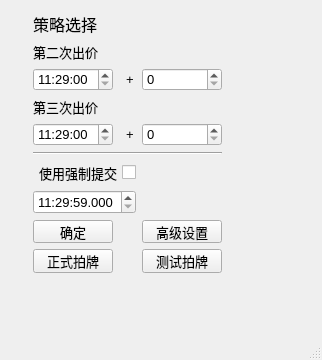
<?xml version="1.0" encoding="UTF-8"?>
<ui version="4.0">
 <class>MainWindow</class>
 <widget class="QMainWindow" name="MainWindow">
  <property name="geometry">
   <rect>
    <x>0</x>
    <y>0</y>
    <width>322</width>
    <height>360</height>
   </rect>
  </property>
  <property name="sizePolicy">
   <sizepolicy hsizetype="Preferred" vsizetype="Preferred">
    <horstretch>100</horstretch>
    <verstretch>100</verstretch>
   </sizepolicy>
  </property>
  <property name="font">
   <font>
    <pointsize>10</pointsize>
   </font>
  </property>
  <property name="windowTitle">
   <string>熊猫拍牌</string>
  </property>
  <widget class="QWidget" name="widget">
   <widget class="QWidget" name="layoutWidget">
    <property name="geometry">
     <rect>
      <x>33</x>
      <y>12</y>
      <width>269</width>
      <height>262</height>
     </rect>
    </property>
    <layout class="QGridLayout" name="gridLayout">
     <item row="3" column="0" colspan="2">
      <widget class="QLabel" name="label_5">
       <property name="font">
        <font>
         <pointsize>10</pointsize>
        </font>
       </property>
       <property name="text">
        <string>第三次出价</string>
       </property>
      </widget>
     </item>
     <item row="4" column="2">
      <widget class="QSpinBox" name="thirdBidPrice">
       <property name="sizePolicy">
        <sizepolicy hsizetype="Minimum" vsizetype="Fixed">
         <horstretch>0</horstretch>
         <verstretch>0</verstretch>
        </sizepolicy>
       </property>
       <property name="minimum">
        <number>0</number>
       </property>
       <property name="maximum">
        <number>2000</number>
       </property>
       <property name="singleStep">
        <number>100</number>
       </property>
      </widget>
     </item>
     <item row="11" column="0">
      <spacer name="verticalSpacer">
       <property name="orientation">
        <enum>Qt::Vertical</enum>
       </property>
       <property name="sizeHint" stdset="0">
        <size>
         <width>28</width>
         <height>40</height>
        </size>
       </property>
      </spacer>
     </item>
     <item row="9" column="0">
      <widget class="QPushButton" name="confirmButton">
       <property name="text">
        <string>确定</string>
       </property>
      </widget>
     </item>
     <item row="9" column="2">
      <widget class="QPushButton" name="advancedButton">
       <property name="text">
        <string>高级设置</string>
       </property>
      </widget>
     </item>
     <item row="2" column="0">
      <widget class="QTimeEdit" name="secondBidTime">
       <property name="maximumTime">
        <time>
         <hour>11</hour>
         <minute>29</minute>
         <second>59</second>
        </time>
       </property>
       <property name="minimumTime">
        <time>
         <hour>11</hour>
         <minute>29</minute>
         <second>0</second>
        </time>
       </property>
       <property name="currentSection">
        <enum>QDateTimeEdit::SecondSection</enum>
       </property>
       <property name="displayFormat">
        <string>HH:mm:ss</string>
       </property>
       <property name="currentSectionIndex">
        <number>2</number>
       </property>
      </widget>
     </item>
     <item row="2" column="2">
      <widget class="QSpinBox" name="secondBidPrice">
       <property name="sizePolicy">
        <sizepolicy hsizetype="Minimum" vsizetype="Fixed">
         <horstretch>0</horstretch>
         <verstretch>0</verstretch>
        </sizepolicy>
       </property>
       <property name="minimum">
        <number>0</number>
       </property>
       <property name="maximum">
        <number>2000</number>
       </property>
       <property name="singleStep">
        <number>100</number>
       </property>
      </widget>
     </item>
     <item row="0" column="0" colspan="2">
      <widget class="QLabel" name="label">
       <property name="font">
        <font>
         <family>Arial</family>
         <pointsize>12</pointsize>
        </font>
       </property>
       <property name="text">
        <string>策略选择</string>
       </property>
      </widget>
     </item>
     <item row="0" column="3" rowspan="2">
      <spacer name="horizontalSpacer">
       <property name="orientation">
        <enum>Qt::Horizontal</enum>
       </property>
       <property name="sizeHint" stdset="0">
        <size>
         <width>40</width>
         <height>38</height>
        </size>
       </property>
      </spacer>
     </item>
     <item row="4" column="0">
      <widget class="QTimeEdit" name="thirdBidTime">
       <property name="font">
        <font>
         <pointsize>10</pointsize>
        </font>
       </property>
       <property name="maximumTime">
        <time>
         <hour>11</hour>
         <minute>29</minute>
         <second>59</second>
        </time>
       </property>
       <property name="minimumTime">
        <time>
         <hour>11</hour>
         <minute>29</minute>
         <second>0</second>
        </time>
       </property>
       <property name="currentSection">
        <enum>QDateTimeEdit::SecondSection</enum>
       </property>
       <property name="displayFormat">
        <string>HH:mm:ss</string>
       </property>
       <property name="currentSectionIndex">
        <number>2</number>
       </property>
      </widget>
     </item>
     <item row="7" column="0" colspan="2">
      <widget class="QTimeEdit" name="forceBidTime">
       <property name="font">
        <font>
         <pointsize>10</pointsize>
        </font>
       </property>
       <property name="dateTime">
        <datetime>
         <hour>11</hour>
         <minute>29</minute>
         <second>59</second>
         <year>2000</year>
         <month>1</month>
         <day>1</day>
        </datetime>
       </property>
       <property name="maximumTime">
        <time>
         <hour>11</hour>
         <minute>30</minute>
         <second>0</second>
        </time>
       </property>
       <property name="minimumTime">
        <time>
         <hour>11</hour>
         <minute>29</minute>
         <second>0</second>
        </time>
       </property>
       <property name="currentSection">
        <enum>QDateTimeEdit::MSecSection</enum>
       </property>
       <property name="displayFormat">
        <string notr="true">HH:mm:ss.zzz</string>
       </property>
       <property name="currentSectionIndex">
        <number>3</number>
       </property>
       <property name="time">
        <time>
         <hour>11</hour>
         <minute>29</minute>
         <second>59</second>
        </time>
       </property>
      </widget>
     </item>
     <item row="4" column="1">
      <widget class="QLabel" name="label_4">
       <property name="font">
        <font>
         <family>Arial</family>
         <pointsize>10</pointsize>
        </font>
       </property>
       <property name="text">
        <string>  +</string>
       </property>
      </widget>
     </item>
     <item row="6" column="0" colspan="2">
      <widget class="QCheckBox" name="forceBid">
       <property name="layoutDirection">
        <enum>Qt::RightToLeft</enum>
       </property>
       <property name="text">
        <string>使用强制提交</string>
       </property>
      </widget>
     </item>
     <item row="1" column="0" colspan="2">
      <widget class="QLabel" name="label_2">
       <property name="font">
        <font>
         <pointsize>10</pointsize>
        </font>
       </property>
       <property name="text">
        <string>第二次出价</string>
       </property>
      </widget>
     </item>
     <item row="2" column="1">
      <widget class="QLabel" name="label_6">
       <property name="font">
        <font>
         <family>Arial</family>
         <pointsize>10</pointsize>
        </font>
       </property>
       <property name="text">
        <string>  +</string>
       </property>
      </widget>
     </item>
     <item row="10" column="0">
      <widget class="QPushButton" name="productWeb">
       <property name="enabled">
        <bool>true</bool>
       </property>
       <property name="text">
        <string>正式拍牌</string>
       </property>
      </widget>
     </item>
     <item row="10" column="2">
      <widget class="QPushButton" name="testWeb">
       <property name="text">
        <string>测试拍牌</string>
       </property>
      </widget>
     </item>
     <item row="5" column="0" colspan="3">
      <widget class="Line" name="line_2">
       <property name="orientation">
        <enum>Qt::Horizontal</enum>
       </property>
      </widget>
     </item>
    </layout>
   </widget>
  </widget>
  <widget class="QStatusBar" name="statusbar"/>
 </widget>
 <resources/>
 <connections>
  <connection>
   <sender>confirmButton</sender>
   <signal>clicked()</signal>
   <receiver>MainWindow</receiver>
   <slot>confirmButtonClick()</slot>
   <hints>
    <hint type="sourcelabel">
     <x>66</x>
     <y>192</y>
    </hint>
    <hint type="destinationlabel">
     <x>278</x>
     <y>193</y>
    </hint>
   </hints>
  </connection>
  <connection>
   <sender>productWeb</sender>
   <signal>clicked()</signal>
   <receiver>MainWindow</receiver>
   <slot>formalPpClick()</slot>
   <hints>
    <hint type="sourcelabel">
     <x>74</x>
     <y>224</y>
    </hint>
    <hint type="destinationlabel">
     <x>76</x>
     <y>271</y>
    </hint>
   </hints>
  </connection>
  <connection>
   <sender>testWeb</sender>
   <signal>clicked()</signal>
   <receiver>MainWindow</receiver>
   <slot>testPpClick()</slot>
   <hints>
    <hint type="sourcelabel">
     <x>189</x>
     <y>226</y>
    </hint>
    <hint type="destinationlabel">
     <x>190</x>
     <y>267</y>
    </hint>
   </hints>
  </connection>
 </connections>
 <slots>
  <slot>confirmButtonClick()</slot>
  <slot>formalPpClick()</slot>
  <slot>testPpClick()</slot>
 </slots>
</ui>
